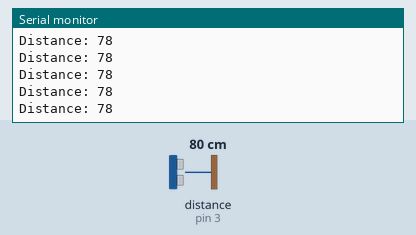
The sketch below on a simulated Arduino Uno, built with avr-gcc and run on an emulated ATmega328P. Parts: the last lines printed to the serial monitor. Wiring (inferred from the names in the program): ultrasonic range finder: trigger pin 2; echo pin 3. The inputs (shaded band) are chosen by the test bench; at power-on: distance to the obstacle (sensor on pin 3) 80 cm. The echo pulse lasts 58.3 µs per cm.

Above: at 1.2 s.
1.3 s: distance to the obstacle (sensor on pin 3) set to 2 cm
At 2.2 s:
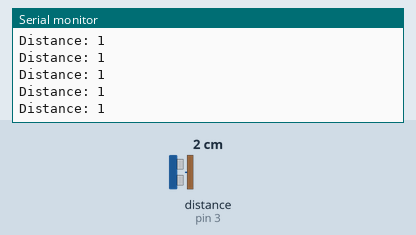
4.3 s: distance to the obstacle (sensor on pin 3) set to 120 cm
At 4.9 s:
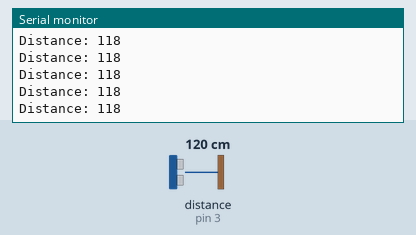
7.3 s: distance to the obstacle (sensor on pin 3) set to 4 cm
At 8.3 s:
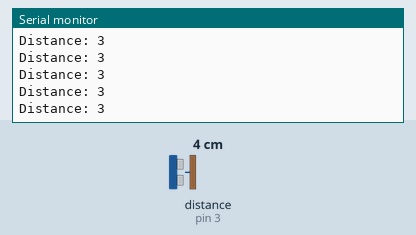
10.3 s: distance to the obstacle (sensor on pin 3) set to 18 cm
At 11.3 s:
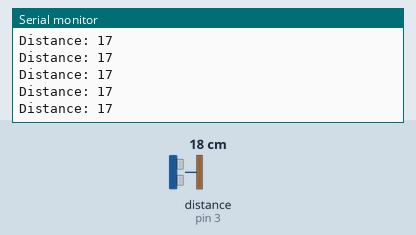
Timing chart, 0 to 13.3 s (numbered marks = the images above; inputs shaded):
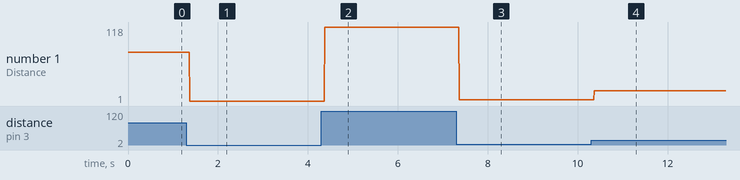

Measured:
- after the input at 1.3 s, the serial monitor: prints a new line after 0.07 s (image 1)
- after the input at 4.3 s, the serial monitor: prints a new line after 0.08 s (image 2)
- after the input at 7.3 s, the serial monitor: prints a new line after 0.07 s (image 3)
- after the input at 10.3 s, the serial monitor: prints a new line after 0.07 s (image 4)
- plotted number 1: 78 → 1 after the input at 1.3 s, 1 → 118 after the input at 4.3 s, 118 → 3 after the input at 7.3 s, 3 → 1 after the input at 10.3 s

The sketch:

distance_using_ultrasonic.ino
```cpp
const int trigPin = 2;
const int echoPin = 3;

long duration;
int distance;


void setup()
{
pinMode(trigPin, OUTPUT);
pinMode(echoPin, INPUT);
Serial.begin(9600);
}


void loop()
{
digitalWrite(trigPin, LOW);
delayMicroseconds(10);
digitalWrite(trigPin, HIGH);
delayMicroseconds(10);
digitalWrite(trigPin, LOW);
duration = pulseIn(echoPin, HIGH);
distance= duration*0.034/2;
Serial.print("Distance: ");
Serial.println(distance);
}
```
